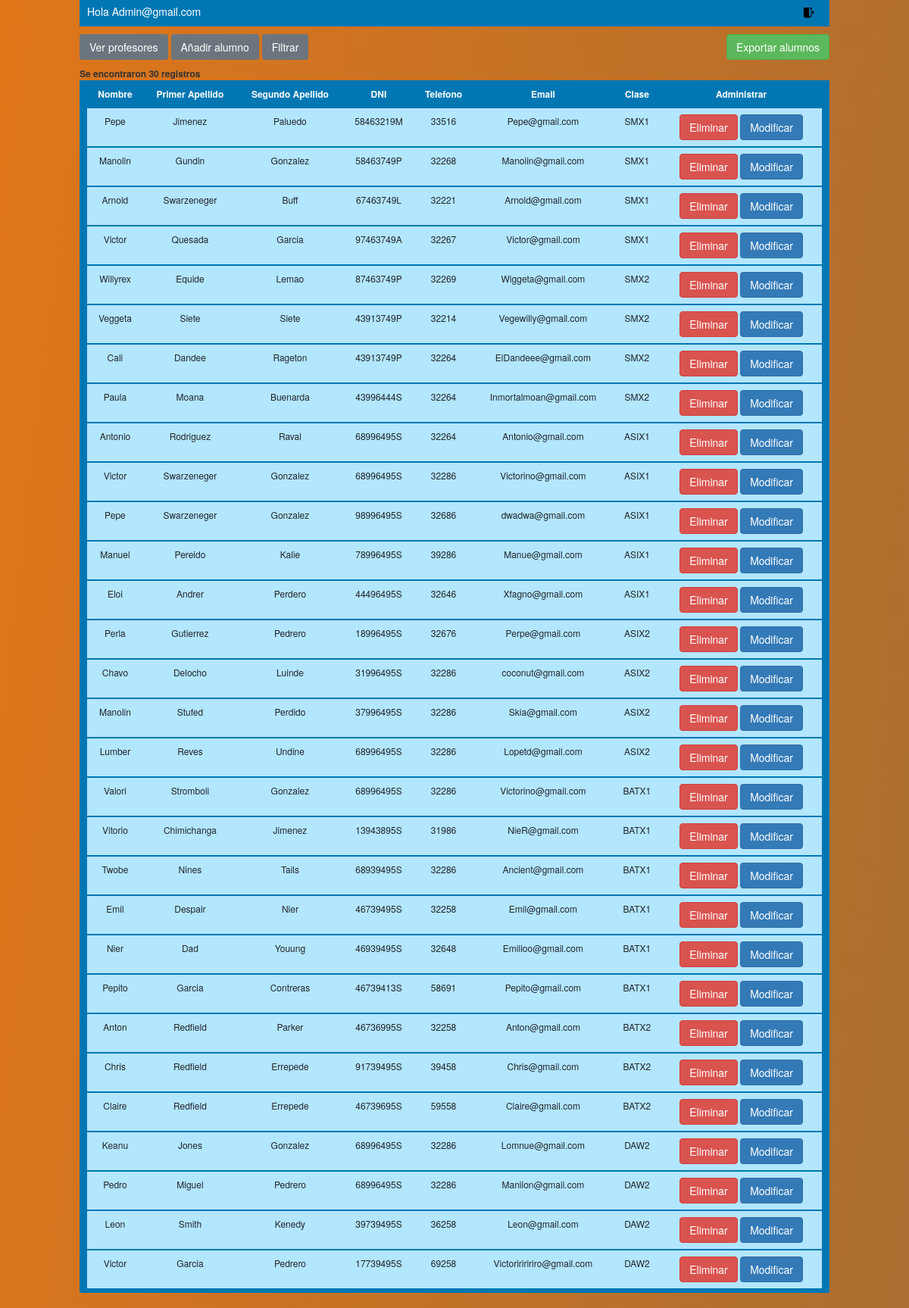
The app's page /proyecto/View/admin.school.php (signed in) with its own data.
### tables this page shows
CREATE TABLE IF NOT EXISTS tbl_alumne(
	id_alumne int(10) NOT NULL AUTO_INCREMENT,
	dni_alu varchar(9) NULL,
	nom_alu varchar(20) NOT NULL,
	cognom1_alu varchar(20) NULL,
	cognom2_alu varchar(20) NULL,
	telf_alu varchar(9) NULL,
	email_alu varchar(50) NULL,
	classe int(5) NOT NULL,
	constraint pk_alumne PRIMARY KEY (id_alumne)
);

CREATE TABLE IF NOT EXISTS tbl_classe (
	id_classe int(5) NOT NULL AUTO_INCREMENT,
	codi_classe varchar(5) NOT NULL,
	nom_classe varchar(60) NULL,
	tutor int(5) NULL,
	constraint pk_consta PRIMARY KEY (id_classe)
);

### proyecto/View/admin.school.php (the view, shortened to what this page needs)
<!DOCTYPE html>
<html lang="en">
<head>
    <link rel="stylesheet" type="text/css" href="../css/admin.css">
    <link rel="stylesheet" href="https://stackpath.bootstrapcdn.com/bootstrap/4.4.1/css/bootstrap.min.css">
    <link rel="stylesheet" href="https://maxcdn.bootstrapcdn.com/bootstrap/4.5.2/css/bootstrap.min.css">
    <link rel="stylesheet" href="https://maxcdn.bootstrapcdn.com/bootstrap/3.3.7/css/bootstrap.min.css" />
</head>
<body>
<?php
$conexion = mysqli_connect("localhost","root","","curs");
?>
 <?php
    $filtro="";
    $sql="select tbl_alumne.id_alumne, tbl_alumne.dni_alu, tbl_alumne.nom_alu, tbl_alumne.cognom1_alu,tbl_alumne.cognom2_alu,tbl_alumne.telf_alu,tbl_alumne.email_alu,tbl_classe.codi_classe from tbl_alumne inner join tbl_classe on tbl_alumne.classe=tbl_classe.id_classe where tbl_alumne.id_alumne like '%$filtro%'";
    $sql_cont="select COUNT(tbl_alumne.id_alumne) as 'cuantos' from tbl_alumne inner join tbl_classe on tbl_alumne.classe=tbl_classe.id_classe where tbl_alumne.id_alumne like '%$filtro%'";
    if(!empty($_SESSION['email'])){
   ?>
<div id="pagina">
<div class="row">
<div class="hola"><p>Hola <?php echo $_SESSION['email']?></div>
<div class="log_out"><a href='../conect/Kill.php' class="log_out"><img src="../img/salir.png"/></a></div>
</div>
<div class="row">
<div class="libro">
    <a href='admin.schoolP.php'class="btn btn-secondary">Ver profesores</a>
<button class="btn btn-secondary" onclick="openFormCrear()">Añadir alumno</button>
<button class="btn btn-secondary" onclick="openForm()">Filtrar</button>
</div>
<div class="filtro">
    <a href='../conect/csv.alumnos.php'class="btn btn-success">Exportar alumnos</a>
</div>
   <?php
    $sql_puntocoma=";";
    $sql=$sql.$sql_puntocoma;
    $sql_cont=$sql_cont.$sql_puntocoma;
    $result_cont = mysqli_query($conexion,$sql_cont);
    $result = mysqli_query($conexion,$sql);
    echo "<div class='cantidad'>";
    while ($fila = mysqli_fetch_row($result_cont)) {
    echo "Se encontraron {$fila[0]} registros<br>";
}
    echo "</div>";
?>
    <table class='table'>
    <tr>
    <th class="centro">Nombre</th>
    <th class="centro">Primer Apellido</th>
    <th class="centro">Segundo Apellido</th>
    <th class="centro">DNI</th>
    <th class="centro">Telefono</th>
    <th class="centro">Email</th>
    <th class="centro">Clase</th>
    <th class="centro">Administrar</th>
    </tr>
<?php
    foreach ($result as $registro){
        ?>
        <tr>
        <td><?php echo"{$registro['nom_alu']}";?></td>
        <td><?php echo"{$registro['cognom1_alu']}";?></td>
        <td><?php echo"{$registro['cognom2_alu']}";?></td>
        <td><?php echo"{$registro['dni_alu']}";?></td>
        <td><?php echo"{$registro['telf_alu']}";?></td>
        <td><?php echo"{$registro['email_alu']}";?></td>
        <td><?php echo"{$registro['codi_classe']}";?></td>
        <form METHOD='POST' action='../conect/eliminar.actualizar.php'>
        <td>
            <button type='submit' value='Eliminar' onclick="return confirm('Quieres Eliminar?')"class="btn btn-danger"><i class="fas fa-adjust d-sm-none"></i><span class="d-none d-sm-inline">Eliminar</span></button>
            <button type='submit' value='Modificar' name="modificar" class='btn btn-primary'><i class="fas fa-adjust d-sm-none"></i><span class="d-none d-sm-inline">Modificar</span></button>
        </td>
        </form>
        </tr>
    <?php
    }
     ?>
    </table>
    </div>
    </div>
    <?php
}
else{
    header("Location:login.php");
}
?>
</body>
</html>

### proyecto/css/admin.css (style rules this page uses)
* { box-sizing: border-box; }
body { margin: 0; background: linear-gradient(277deg, #0d5673, #e0761a); background-size: 400% 400%; -webkit-animation: AnimationName 19s ease infinite; -moz-animation: AnimationName 19s ease infinite; -o-animation: AnimationName 19s ease infinite; animation: AnimationName 19s ease infinite; padding-left: 120px; padding-right: 120px; }
.cantidad { font-weight: bolder; font-size: 1vw; }
.filtro { position: center; text-align: right; padding-top: 10px; width: 50%; padding-bottom: 10px; }
.libro { text-align: left; padding-top: 10px; width: 50%; padding-bottom: 10px; }
.table { border-bottom: 5pt solid #0077b3; }
.centro { text-align: center; }
tr { border-spacing: 0px 20px; border-left: 8pt solid #0077b3; border-right: 8pt solid #0077b3; border-top: 2pt solid #0077b3; background-color: #b3e6ff; text-align: center; }
th { font-size: 1vw; background-color: #0077b3; color: white; }
td { font-size: 1vw; }
.hola { position: center; padding-top: 5px; text-align: left; width: 50%; background-color: #0077b3; font-size: 14px; padding-left: 10px; color: white; }
.log_out { padding-top: 5px; padding-left: 10px; color: white; background-color: #0077b3; position: center; text-align: right; width: 50%; padding-right: 10px; }
.log_out img { width: 3%; }

### records on screen
tbl_alumne: nom_alu "Pepe", cognom1_alu "Jimenez", cognom2_alu "Paluedo", dni_alu "58463219M", telf_alu "33516", email_alu "Pepe@gmail.com", classe.codi_classe "SMX1"
tbl_alumne: nom_alu "Manolin", cognom1_alu "Gundin", cognom2_alu "Gonzalez", dni_alu "58463749P", telf_alu "32268", email_alu "Manolin@gmail.com", classe.codi_classe "SMX1"
tbl_alumne: nom_alu "Arnold", cognom1_alu "Swarzeneger", cognom2_alu "Buff", dni_alu "67463749L", telf_alu "32221", email_alu "Arnold@gmail.com", classe.codi_classe "SMX1"
tbl_alumne: nom_alu "Victor", cognom1_alu "Quesada", cognom2_alu "Garcia", dni_alu "97463749A", telf_alu "32267", email_alu "Victor@gmail.com", classe.codi_classe "SMX1"
tbl_alumne: nom_alu "Willyrex", cognom1_alu "Equide", cognom2_alu "Lemao", dni_alu "87463749P", telf_alu "32269", email_alu "Wiggeta@gmail.com", classe.codi_classe "SMX2"
tbl_alumne: nom_alu "Veggeta", cognom1_alu "Siete", cognom2_alu "Siete", dni_alu "43913749P", telf_alu "32214", email_alu "Vegewilly@gmail.com", classe.codi_classe "SMX2"
tbl_alumne: nom_alu "Cali", cognom1_alu "Dandee", cognom2_alu "Rageton", dni_alu "43913749P", telf_alu "32264", email_alu "ElDandeee@gmail.com", classe.codi_classe "SMX2"
tbl_alumne: nom_alu "Paula", cognom1_alu "Moana", cognom2_alu "Buenarda", dni_alu "43996444S", telf_alu "32264", email_alu "Inmortalmoan@gmail.com", classe.codi_classe "SMX2"
tbl_alumne: nom_alu "Antonio", cognom1_alu "Rodriguez", cognom2_alu "Raval", dni_alu "68996495S", telf_alu "32264", email_alu "Antonio@gmail.com", classe.codi_classe "ASIX1"
tbl_alumne: nom_alu "Victor", cognom1_alu "Swarzeneger", cognom2_alu "Gonzalez", dni_alu "68996495S", telf_alu "32286", email_alu "Victorino@gmail.com", classe.codi_classe "ASIX1"
tbl_alumne: nom_alu "Pepe", cognom1_alu "Swarzeneger", cognom2_alu "Gonzalez", dni_alu "98996495S", telf_alu "32686", email_alu "dwadwa@gmail.com", classe.codi_classe "ASIX1"
tbl_alumne: nom_alu "Manuel", cognom1_alu "Pereido", cognom2_alu "Kalie", dni_alu "78996495S", telf_alu "39286", email_alu "Manue@gmail.com", classe.codi_classe "ASIX1"
tbl_alumne: nom_alu "Eloi", cognom1_alu "Andrer", cognom2_alu "Perdero", dni_alu "44496495S", telf_alu "32646", email_alu "Xfagno@gmail.com", classe.codi_classe "ASIX1"
tbl_alumne: nom_alu "Perla", cognom1_alu "Gutierrez", cognom2_alu "Pedrero", dni_alu "18996495S", telf_alu "32676", email_alu "Perpe@gmail.com", classe.codi_classe "ASIX2"
tbl_alumne: nom_alu "Chavo", cognom1_alu "Delocho", cognom2_alu "Luinde", dni_alu "31996495S", telf_alu "32286", email_alu "coconut@gmail.com", classe.codi_classe "ASIX2"
tbl_alumne: nom_alu "Manolin", cognom1_alu "Stufed", cognom2_alu "Perdido", dni_alu "37996495S", telf_alu "32286", email_alu "Skia@gmail.com", classe.codi_classe "ASIX2"
tbl_alumne: nom_alu "Lumber", cognom1_alu "Reves", cognom2_alu "Undine", dni_alu "68996495S", telf_alu "32286", email_alu "Lopetd@gmail.com", classe.codi_classe "ASIX2"
tbl_alumne: nom_alu "Valori", cognom1_alu "Stromboli", cognom2_alu "Gonzalez", dni_alu "68996495S", telf_alu "32286", email_alu "Victorino@gmail.com", classe.codi_classe "BATX1"
tbl_alumne: nom_alu "Vitorio", cognom1_alu "Chimichanga", cognom2_alu "Jimenez", dni_alu "13943895S", telf_alu "31986", email_alu "NieR@gmail.com", classe.codi_classe "BATX1"
tbl_alumne: nom_alu "Twobe", cognom1_alu "Nines", cognom2_alu "Tails", dni_alu "68939495S", telf_alu "32286", email_alu "Ancient@gmail.com", classe.codi_classe "BATX1"
tbl_alumne: nom_alu "Emil", cognom1_alu "Despair", cognom2_alu "Nier", dni_alu "46739495S", telf_alu "32258", email_alu "Emil@gmail.com", classe.codi_classe "BATX1"
tbl_alumne: nom_alu "Nier", cognom1_alu "Dad", cognom2_alu "Youung", dni_alu "46939495S", telf_alu "32648", email_alu "Emilioo@gmail.com", classe.codi_classe "BATX1"
tbl_alumne: nom_alu "Pepito", cognom1_alu "Garcia", cognom2_alu "Contreras", dni_alu "46739413S", telf_alu "58691", email_alu "Pepito@gmail.com", classe.codi_classe "BATX1"
tbl_alumne: nom_alu "Anton", cognom1_alu "Redfield", cognom2_alu "Parker", dni_alu "46736995S", telf_alu "32258", email_alu "Anton@gmail.com", classe.codi_classe "BATX2"
tbl_alumne: nom_alu "Chris", cognom1_alu "Redfield", cognom2_alu "Errepede", dni_alu "91739495S", telf_alu "39458", email_alu "Chris@gmail.com", classe.codi_classe "BATX2"
tbl_alumne: nom_alu "Claire", cognom1_alu "Redfield", cognom2_alu "Errepede", dni_alu "46739695S", telf_alu "59558", email_alu "Claire@gmail.com", classe.codi_classe "BATX2"
tbl_alumne: nom_alu "Keanu", cognom1_alu "Jones", cognom2_alu "Gonzalez", dni_alu "68996495S", telf_alu "32286", email_alu "Lomnue@gmail.com", classe.codi_classe "DAW2"
tbl_alumne: nom_alu "Pedro", cognom1_alu "Miguel", cognom2_alu "Pedrero", dni_alu "68996495S", telf_alu "32286", email_alu "Manilon@gmail.com", classe.codi_classe "DAW2"
tbl_alumne: nom_alu "Leon", cognom1_alu "Smith", cognom2_alu "Kenedy", dni_alu "39739495S", telf_alu "36258", email_alu "Leon@gmail.com", classe.codi_classe "DAW2"
tbl_alumne: nom_alu "Victor", cognom1_alu "Garcia", cognom2_alu "Pedrero", dni_alu "17739495S", telf_alu "69258", email_alu "Victoririririro@gmail.com", classe.codi_classe "DAW2"

### other values on screen
$_SESSION['email'] "Admin@gmail.com"
$fila[0] "30"
